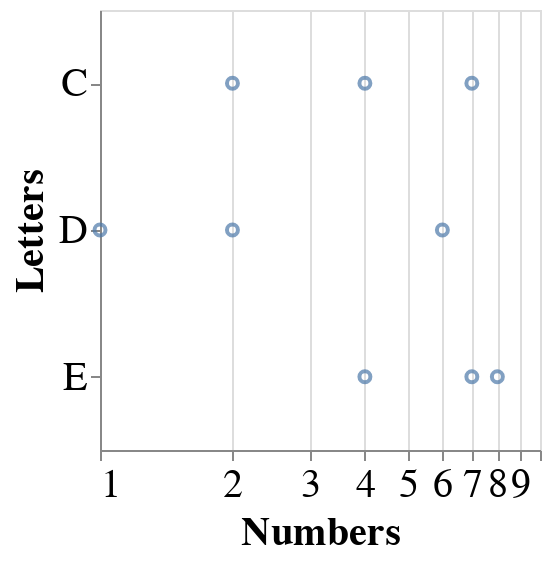

The cell this chart's notebook holds for it:
### Markdown cell above
### 5. Scale

The scale parameter controls axis limits, axis types (`log`, `semi-log`, etc...).

For a complete description of the available options, see the [Scales and Guides](https://altair-viz.github.io/user_guide/scale_resolve.html) section of the documentation.

### Code cell
plot = alt.Chart(df).mark_point().encode(
            alt.X('Numbers'),
            alt.Y('Letters'))

plot.encode(alt.X('Numbers', 
                  scale = alt.Scale(type='log')))

### Figure 1 — Vega-Lite specification as saved in the notebook (floating-point values rounded to 4 significant figures)
{"height": 220, "width": 220, "config": {"style": {"circle": {"size": 400}, "point": {"size": 30}, "square": {"size": 400}}, "legend": {"symbolSize": 20, "titleFontSize": 20, "labelFontSize": 20}, "axis": {"titleFontSize": 20, "labelFontSize": 20}}, "data": {"name": "data-e1f27bdda7bfd6fed066714f7c229752"}, "mark": "point", "encoding": {"x": {"type": "quantitative", "field": "Numbers", "scale": {"type": "log"}}, "y": {"type": "nominal", "field": "Letters"}}, "$schema": "https://vega.github.io/schema/vega-lite/v4.8.1.json", "datasets": {"data-e1f27bdda7bfd6fed066714f7c229752": [{"Letters": "C", "Numbers": 2}, {"Letters": "C", "Numbers": 7}, {"Letters": "C", "Numbers": 4}, {"Letters": "D", "Numbers": 1}, {"Letters": "D", "Numbers": 2}, {"Letters": "D", "Numbers": 6}, {"Letters": "E", "Numbers": 8}, {"Letters": "E", "Numbers": 4}, {"Letters": "E", "Numbers": 7}]}}
